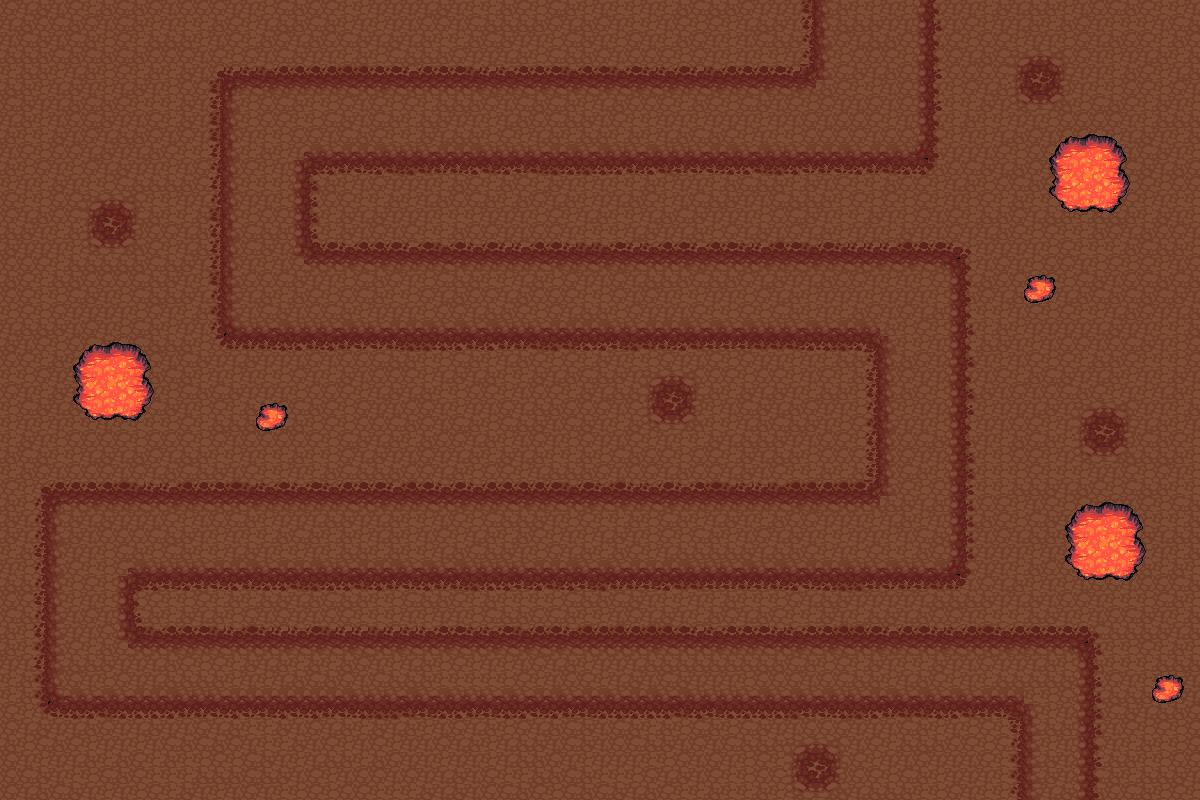

A 2D game scene composited from a Tiled map and its tileset images. What follows is a short description and the map's XML, with each tile layer's data collapsed to a summary:
An orthogonal 75x50 tile map with 16x16 px tiles, 4 tile layers (terrain, background, foreground, events), 2 tilesets.

<map version="1.0" orientation="orthogonal" renderorder="right-down" width="75" height="50" tilewidth="16" tileheight="16" nextobjectid="1">
 <tileset firstgid="1" name="tileset" tilewidth="16" tileheight="16" tilecount="5777">
  <image source="../../tileset.png" width="1744" height="848" />
 </tileset>
 <tileset firstgid="5778" name="terrain" tilewidth="16" tileheight="16" tilecount="4096">
  <image source="../../terrain.png" width="1024" height="1024" />
 </tileset>
 <layer name="terrain" width="75" height="50">
  <data>[3750 cells, 3750 non-empty, 40 distinct tile ids]</data>
 </layer>
 <layer name="background" width="75" height="50">
  <data>[3750 cells, 575 non-empty, 40 distinct tile ids]</data>
 </layer>
 <layer name="foreground" width="75" height="50">
  <data>[3750 cells, 0 non-empty, 0 distinct tile ids]</data>
 </layer>
 <objectgroup name="collisionobjects" />
 <layer name="events" width="75" height="50">
  <data>[3750 cells, 0 non-empty, 0 distinct tile ids]</data>
 </layer>
</map>
